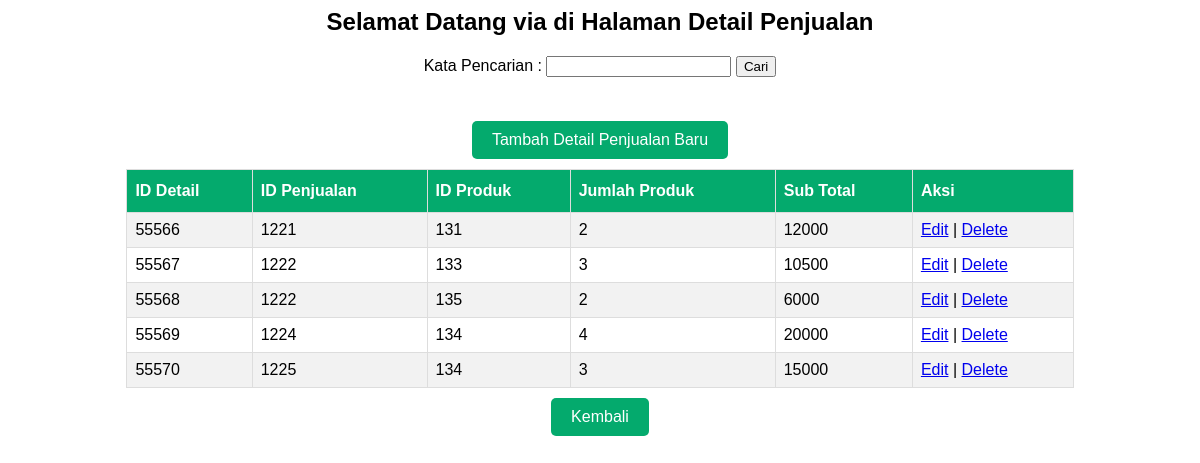
Page /detailpenjualan.php (signed in) on the committed database.
### tables this page shows
CREATE TABLE `detail_penjualan` (
  `DetailID` int(5) NOT NULL,
  `PenjualanID` int(5) NOT NULL,
  `ProdukID` int(5) NOT NULL,
  `JumlahProduk` int(3) NOT NULL,
  `SubTotal` int(10) NOT NULL
);

### detailpenjualan.php (the view, shortened to what this page needs)
<html>
    <head>
    </head>
   <center><body>
    <h2>Selamat Datang <?php echo $_SESSION['username']; ?> di Halaman Detail Penjualan</h2>
    <div class="container">
        <form method="GET" action="detailpenjualan.php" style="text-align: center;">
            <label>Kata Pencarian : </label>
            <input type="text" name="kata_cari" value="<?php if(isset($_GET['kata_cari'])) { echo $_GET['kata_cari']; } ?>"  />
            <button type="submit">Cari</button>
        </form>
        <br>
        <a href="tambahpenjualan.php" class="button">Tambah Detail Penjualan Baru</a>
        <table id="produk">
            <tr>
                <th>ID Detail</th>
                <th>ID Penjualan</th>
                <th>ID Produk</th>
                <th>Jumlah Produk</th>
                <th>Sub Total</th>
                <th>Aksi</th>
            </tr>
            <?php
            include('koneksi.php');
            if(isset($_GET['kata_cari'])) {
                $kata_cari = $_GET['kata_cari'];
                $query = "SELECT * FROM detail_penjualan WHERE PenjualanID like '%".$kata_cari."%' OR ProdukID like '%".$kata_cari."%' OR JumlahProduk like '%".$kata_cari."%' OR SubTotal like '%".$kata_cari."%' ORDER BY DetailID ASC";
            } else {
                $query = "SELECT * FROM detail_penjualan ORDER BY DetailID ASC";
            }
            $result = mysqli_query($conn, $query);
            while ($row = mysqli_fetch_assoc($result)) {
                ?>
            <tr>
                <td><?php echo $row['DetailID']; ?></td>
                <td><?php echo $row['PenjualanID']; ?></td>
                <td><?php echo $row['ProdukID']; ?></td>
                <td><?php echo $row['JumlahProduk']; ?></td>
                <td><?php echo $row['SubTotal']; ?></td>
                <td><?php echo "<a href='editdetail.php?DetailID=$row[DetailID]'>Edit</a> | <a href='deletedetail.php?DetailID=$row[DetailID]'>Delete</a>"; ?></td>
            </tr>
            <?php
            }
            ?>
</table>
<a href="dashboard/dist/index.php" class="button">Kembali</a>
    </div>
    </body></center>
</html>

### detailpenjualan.php (style rules this page uses)
body { font-family: Arial, Helvetica, sans-serif; text-align: center; }
.container { width: 80%; margin: 0 auto; }
#produk { border-collapse: collapse; width: 100%; }
#produk td, #produk th { border: 1px solid #ddd; padding: 8px; }
#produk tr:nth-child(even) { background-color: #f2f2f2; }
#produk th { padding-top: 12px; padding-bottom: 12px; text-align: left; background-color: #04AA6D; color: white; }
.button { display: inline-block; background-color: #04AA6D; color: white; padding: 10px 20px; text-align: center; text-decoration: none; border-radius: 5px; margin: 10px; }

### rows in the picture
detail_penjualan: DetailID "55566", PenjualanID "1221", ProdukID "131", JumlahProduk "2", SubTotal "12000"
detail_penjualan: DetailID "55567", PenjualanID "1222", ProdukID "133", JumlahProduk "3", SubTotal "10500"
detail_penjualan: DetailID "55568", PenjualanID "1222", ProdukID "135", JumlahProduk "2", SubTotal "6000"
detail_penjualan: DetailID "55569", PenjualanID "1224", ProdukID "134", JumlahProduk "4", SubTotal "20000"
detail_penjualan: DetailID "55570", PenjualanID "1225", ProdukID "134", JumlahProduk "3", SubTotal "15000"

### other values in the picture
$_SESSION['username'] "via"
